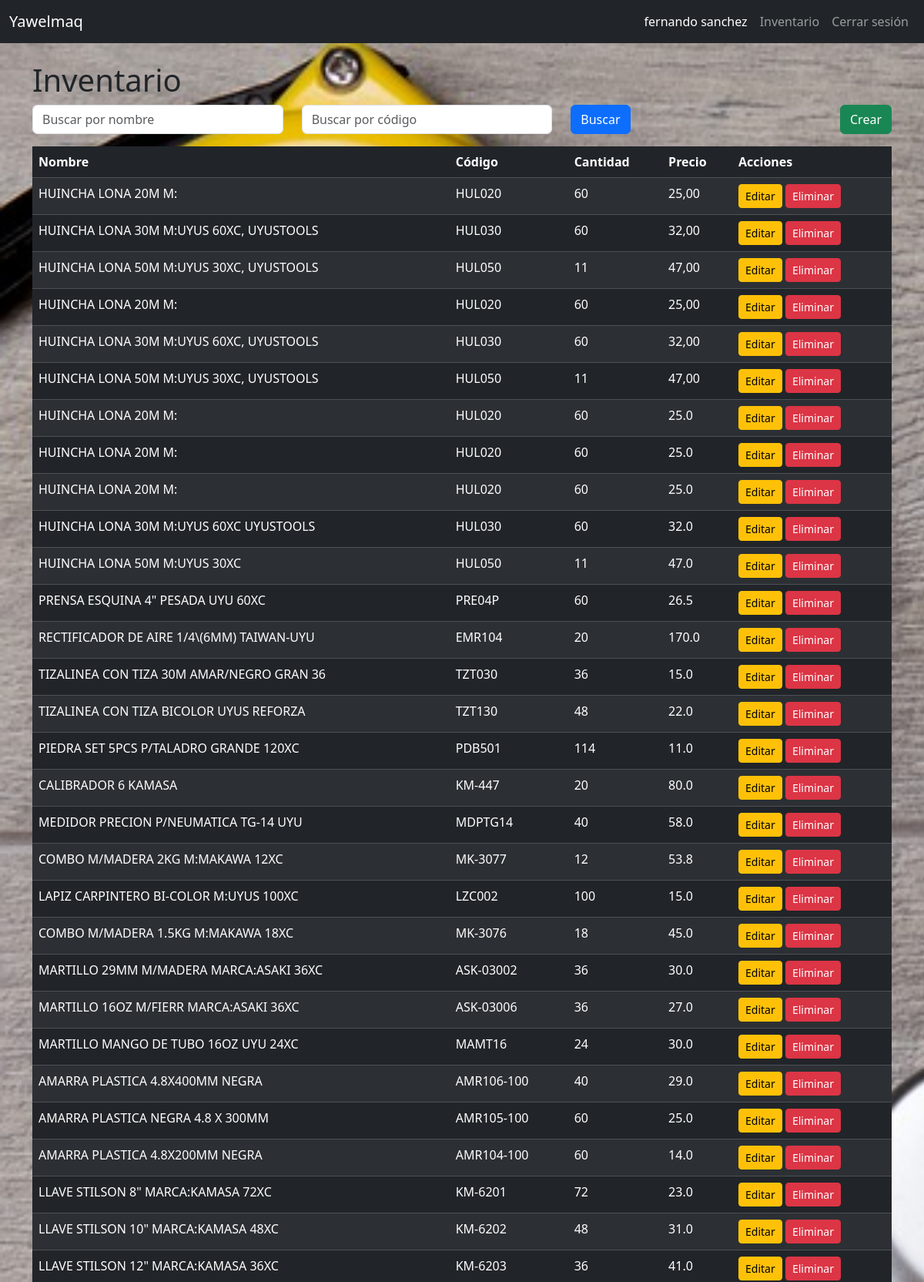
Page /todo/index (signed in, upper part) on the committed database.
### todor/models.py (models this page shows, shortened)
class User(db.Model):
    id = db.Column(db.Integer, primary_key=True)
    username = db.Column(db.String(80), unique=True, nullable=False)
    password = db.Column(db.String(80), nullable=False)
    is_approved = db.Column(db.Boolean, default=False, nullable=False)

class Inventario(db.Model):
    id = db.Column(db.Integer, primary_key=True)
    nombre = db.Column(db.String(80), nullable=False)
    codigo = db.Column(db.String(80), nullable=False)
    cantidad = db.Column(db.Integer, nullable=False)
    precio = db.Column(db.Float, nullable=False)

### todor/todo.py (the view)
@bp.route('/index')
def index():
    nombre = request.args.get('nombre')
    codigo = request.args.get('codigo')
    query = Inventario.query
    if nombre:
        query = query.filter(Inventario.nombre.ilike(f'%{nombre}%'))
    if codigo:
        query = query.filter(Inventario.codigo.ilike(f'%{codigo}%'))
    todos = query.all()
    return render_template('todo/index.html', todos=todos)

### todor/adm.py (called while the page is built)
@bp.before_app_request
def load_logged_in_admin():
    admin_id = session.get('admin_id')
    if admin_id is None:
        g.admin = None
    else:
        g.admin = Admin.query.get(admin_id)

### todor/auth.py (called while the page is built)
@bp.before_app_request
def load_logged_in_user():
    user_id = session.get('user_id')
    if user_id is None:
        g.user = None
    else:
        g.user = User.query.get(user_id)

### todor/templates/todo/index.html (shortened to what this page needs)
{% extends 'base.html' %}
{% block content %}
<div class="container mt-4">
    <h1>Inventario</h1>
    <div class="row mb-3">
        <div class="col">
            <form method="GET" action="{{ url_for('todo.index') }}">
                <div class="row">
                    <div class="col">
                        <input type="text" class="form-control" name="nombre" placeholder="Buscar por nombre" value="{{ request.args.get('nombre', '') }}">
                    </div>
                    <div class="col">
                        <input type="text" class="form-control" name="codigo" placeholder="Buscar por código" value="{{ request.args.get('codigo', '') }}">
                    </div>
                    <div class="col">
                        <button type="submit" class="btn btn-primary">Buscar</button>
                    </div>
                </div>
            </form>
        </div>
        <div class="col-auto">
            <a href="{{ url_for('todo.add_todo') }}" class="btn btn-success">Crear</a>
        </div>
    </div>
    <table class="table table-striped table-dark">
        <thead>
            <tr>
                <th>Nombre</th>
                <th>Código</th>
                <th>Cantidad</th>
                <th>Precio</th>
                <th>Acciones</th>
            </tr>
        </thead>
        <tbody>
            {% for todo in todos %}
            <tr>
                <td>{{ todo.nombre }}</td>
                <td>{{ todo.codigo }}</td>
                <td>{{ todo.cantidad }}</td>
                <td>{{ todo.precio }}</td>
                <td>
                    <a href="{{ url_for('todo.update', id=todo.id) }}" class="btn btn-warning btn-sm">Editar</a>
                    <a href="{{ url_for('todo.delete', id=todo.id) }}" class="btn btn-danger btn-sm">Eliminar</a>
                </td>
            </tr>
            {% endfor %}
        </tbody>
    </table>
</div>
{% endblock %}

### todor/templates/base.html (shortened to what this page needs)
<!DOCTYPE html>
<html lang="en">
<head>
    <link href="https://cdn.jsdelivr.net/npm/bootstrap@5.3.3/dist/css/bootstrap.min.css" rel="stylesheet">
    <link rel="stylesheet" href="{{ url_for('static', filename='styles.css') }}">
</head>
<body>
<nav class="navbar navbar-expand-sm navbar-dark bg-dark" data-bs-theme="dark">
  <div class="container-fluid">
    <a class="navbar-brand" href="{{ url_for('index') }}">Yawelmaq</a>
    <div class="collapse navbar-collapse justify-content-end" id="navbarNavAltMarkup">
      <div class="navbar-nav">
        {% if g.user %}
          <span class="nav-link active">{{ g.user.username }}</span>
          <a class="nav-link" href="{{ url_for('todo.index') }}">Inventario</a>
          <a class="nav-link" href="{{ url_for('auth_bp.logout') }}">Cerrar sesión</a>
        {% elif g.admin %}
          <span class="nav-link active">{{ g.admin.username }}</span>
          <a class="nav-link" href="{{ url_for('adm_bp.approve_users') }}">Aprobar Usuarios</a>
          <a class="nav-link" href="{{ url_for('adm_bp.logout') }}">Cerrar sesión</a>
        {% else %}
          <a class="nav-link" href="{{ url_for('auth_bp.login') }}">Iniciar sesión</a>
          <a class="nav-link" href="{{ url_for('auth_bp.register') }}">Registrarse</a>
          <a class="nav-link" href="{{ url_for('adm_bp.login') }}">Admin Login</a>
        {% endif %}
      </div>
    </div>
  </div>
</nav>
{% block content %}
{% endblock %}
</body>
</html>

### static/styles.css (style rules this page uses)
body { background-image: url('/static/tool-2820946_1280.jpg'); background-size: cover; background-repeat: no-repeat; background-attachment: fixed; }

### rows in the picture
User: user.username "fernando sanchez"
Inventario: nombre "HUINCHA LONA 20M M:", codigo "HUL020", cantidad "60", precio "25,00"
Inventario: nombre "HUINCHA LONA 30M M:UYUS 60XC, UYUSTOOLS", codigo "HUL030", cantidad "60", precio "32,00"
Inventario: nombre "HUINCHA LONA 50M M:UYUS 30XC, UYUSTOOLS", codigo "HUL050", cantidad "11", precio "47,00"
Inventario: nombre "HUINCHA LONA 20M M:", codigo "HUL020", cantidad "60", precio "25,00"
Inventario: nombre "HUINCHA LONA 30M M:UYUS 60XC, UYUSTOOLS", codigo "HUL030", cantidad "60", precio "32,00"
Inventario: nombre "HUINCHA LONA 50M M:UYUS 30XC, UYUSTOOLS", codigo "HUL050", cantidad "11", precio "47,00"
Inventario: nombre "HUINCHA LONA 20M M:", codigo "HUL020", cantidad "60", precio "25.0"
Inventario: nombre "HUINCHA LONA 20M M:", codigo "HUL020", cantidad "60", precio "25.0"
Inventario: nombre "HUINCHA LONA 20M M:", codigo "HUL020", cantidad "60", precio "25.0"
Inventario: nombre "HUINCHA LONA 30M M:UYUS 60XC UYUSTOOLS", codigo "HUL030", cantidad "60", precio "32.0"
Inventario: nombre "HUINCHA LONA 50M M:UYUS 30XC", codigo "HUL050", cantidad "11", precio "47.0"
Inventario: nombre "PRENSA ESQUINA 4\" PESADA UYU 60XC", codigo "PRE04P", cantidad "60", precio "26.5"
Inventario: nombre "RECTIFICADOR DE AIRE 1/4\\(6MM) TAIWAN-UYU", codigo "EMR104", cantidad "20", precio "170.0"
Inventario: nombre "TIZALINEA CON TIZA 30M AMAR/NEGRO GRAN 36", codigo "TZT030", cantidad "36", precio "15.0"
Inventario: nombre "TIZALINEA CON TIZA BICOLOR UYUS REFORZA", codigo "TZT130", cantidad "48", precio "22.0"
Inventario: nombre "PIEDRA SET 5PCS P/TALADRO GRANDE 120XC", codigo "PDB501", cantidad "114", precio "11.0"
Inventario: nombre "CALIBRADOR 6 KAMASA", codigo "KM-447", cantidad "20", precio "80.0"
Inventario: nombre "MEDIDOR PRECION P/NEUMATICA TG-14 UYU", codigo "MDPTG14", cantidad "40", precio "58.0"
Inventario: nombre "COMBO M/MADERA 2KG M:MAKAWA 12XC", codigo "MK-3077", cantidad "12", precio "53.8"
Inventario: nombre "LAPIZ CARPINTERO BI-COLOR M:UYUS 100XC", codigo "LZC002", cantidad "100", precio "15.0"
Inventario: nombre "COMBO M/MADERA 1.5KG M:MAKAWA 18XC", codigo "MK-3076", cantidad "18", precio "45.0"
Inventario: nombre "MARTILLO 29MM M/MADERA MARCA:ASAKI 36XC", codigo "ASK-03002", cantidad "36", precio "30.0"
Inventario: nombre "MARTILLO 16OZ M/FIERR MARCA:ASAKI 36XC", codigo "ASK-03006", cantidad "36", precio "27.0"
Inventario: nombre "MARTILLO MANGO DE TUBO 16OZ UYU 24XC", codigo "MAMT16", cantidad "24", precio "30.0"
Inventario: nombre "AMARRA PLASTICA 4.8X400MM NEGRA", codigo "AMR106-100", cantidad "40", precio "29.0"
Inventario: nombre "AMARRA PLASTICA NEGRA 4.8 X 300MM", codigo "AMR105-100", cantidad "60", precio "25.0"
Inventario: nombre "AMARRA PLASTICA 4.8X200MM NEGRA", codigo "AMR104-100", cantidad "60", precio "14.0"
Inventario: nombre "LLAVE STILSON 8\" MARCA:KAMASA 72XC", codigo "KM-6201", cantidad "72", precio "23.0"
Inventario: nombre "LLAVE STILSON 10\" MARCA:KAMASA 48XC", codigo "KM-6202", cantidad "48", precio "31.0"
Inventario: nombre "LLAVE STILSON 12\" MARCA:KAMASA 36XC", codigo "KM-6203", cantidad "36", precio "41.0"
